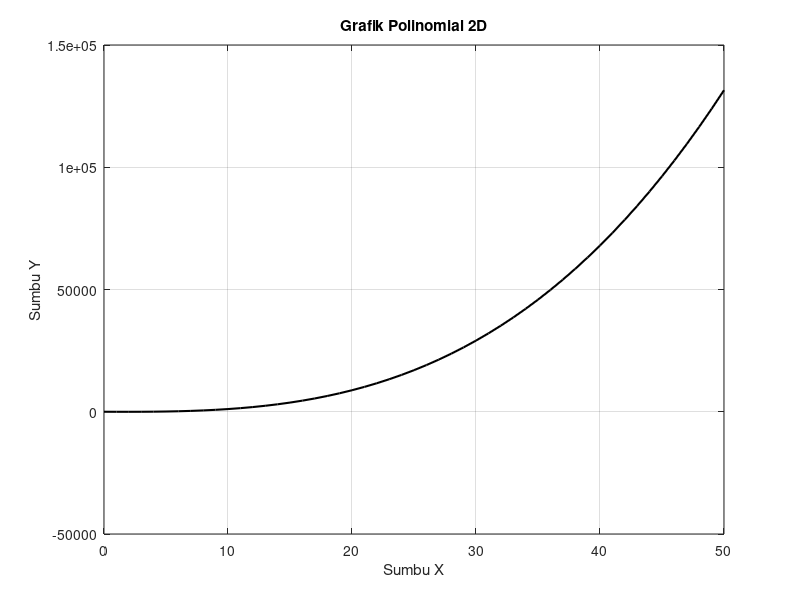

Reproduce this figure in MATLAB.
x = 0:1:50;
y = x.^3 + 3*x.^2 - 20*x;

figure;
plot(x, y, 'k-', 'LineWidth', 1.5);
xlabel('Sumbu X');
ylabel('Sumbu Y');
title('Grafik Polinomial 2D');
grid on;
